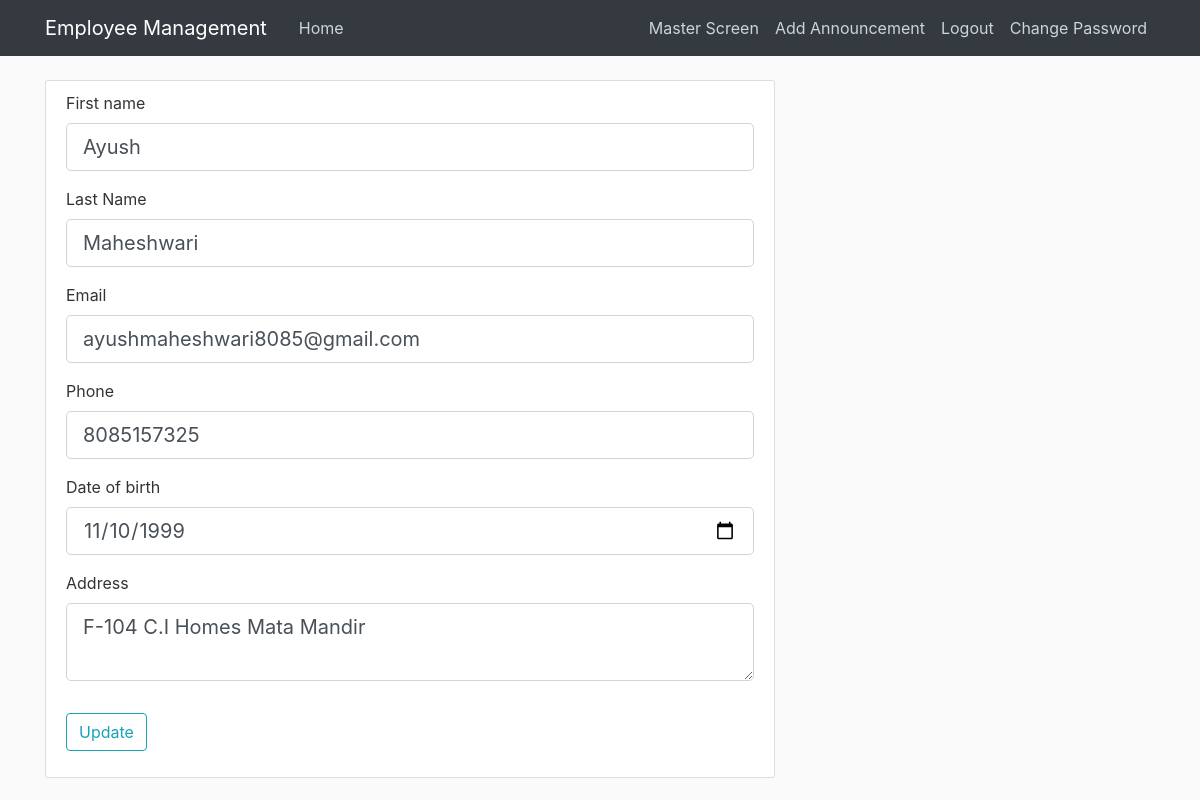
The app's page /employee/6/update (signed in) with its own data.
### employeemanagement/models.py (models this page shows, shortened)
class Employee(db.Model, UserMixin):
    id = db.Column(db.Integer, primary_key=True)
    FirstName = db.Column(db.String(20), nullable=False)
    LastName = db.Column(db.String(20), nullable=False)
    email = db.Column(db.String(120), unique=True, nullable=False)
    phone = db.Column(db.Integer, nullable=False)
    dob = db.Column(db.Date, nullable=False)
    address = db.Column(db.Text, nullable=False)
    isAdmin = db.Column(db.Boolean, nullable=False, default=False)
    password = db.Column(db.String(60), nullable=False)

### employeemanagement/routes.py (the view)
@app.route("/employee/<int:employee_id>/update", methods = ['GET', 'POST'])
@login_required
def update_employee(employee_id):
    if current_user.id != employee_id and current_user.isAdmin == False:
        flash("you don't have permission to access this page", 'warning')
        logout_user()
    employee = Employee.query.get_or_404(employee_id)
    form = UpdateForm()
    if form.validate_on_submit():
        employee.FirstName = form.FirstName.data
        employee.LastName = form.LastName.data
        if employee.email == form.email.data:
            employee.email = form.email.data
        else:
            user = Employee.query.filter_by(email=form.email.data).first()
            if user:
                flash("email already taken, Please enter different email id", 'danger')
                return redirect(url_for('update_employee',employee_id=employee_id))
            else:
                employee.email = form.email.data
        employee.phone = form.phone.data
        employee.dob = form.dob.data
        employee.address = form.address.data
        db.session.commit()
        flash("your details has been updated", 'success')
        if current_user.isAdmin:
            return redirect(url_for('master'))
        else:
            return redirect(url_for('details'))
    elif request.method == 'GET':
        form.FirstName.data = employee.FirstName
        form.LastName.data = employee.LastName
        form.email.data = employee.email
        form.phone.data = employee.phone
        form.dob.data = employee.dob
        form.address.data = employee.address
    return render_template('employee_detail.html', form=form)

### employeemanagement/forms.py
class UpdateForm(FlaskForm):
    FirstName = StringField('First name', validators=[DataRequired(), Length(min=2, max=20)])
    LastName = StringField('Last Name', validators=[DataRequired(), Length(min=2, max=20)])
    email = EmailField('Email', validators=[DataRequired(), Email()])
    phone = IntegerField('Phone', validators=[DataRequired()])
    dob = DateField('Date of birth', validators=[DataRequired()])
    address = TextAreaField('Address', validators=[DataRequired()])
    submit = SubmitField('Update')

### employeemanagement/models.py (called while the page is built)
@login_manager.user_loader
def load_user(user_id):
    return Employee.query.get(int(user_id))

### employeemanagement/templates/employee_detail.html (shortened to what this page needs)
{% extends "layout.html" %}
{% block content %}
    <div class="content-section">
        <form method="POST" action="">
            <fieldset class="form-group">
                <div class="form-group">
                    {{ form.FirstName.label(class="form-control-label") }}
                    {% if form.FirstName.errors %}
                        {{ form.FirstName(class="form-control form-control-lg is-invalid") }}
                        <div class="invalid-feedback">
                            {% for error in form.FirstName.errors %}
                                <span> {{ error }} </span>
                            {% endfor %}
                        </div>
                    {% else %}
                        {{ form.FirstName(class="form-control form-control-lg") }}
                    {% endif %}
                </div>
                <div class="form-group">
                    {{ form.LastName.label(class="form-control-label") }}
                    {% if form.LastName.errors %}
                        {{ form.LastName(class="form-control form-control-lg is-invalid") }}
                        <div class="invalid-feedback">
                            {% for error in form.LastName.errors %}
                                <span> {{ error }} </span>
                            {% endfor %}
                        </div>
                    {% else %}
                        {{ form.LastName(class="form-control form-control-lg") }}
                    {% endif %}
                </div>
                <div class="form-group">
                    {{ form.email.label(class="form-control-label") }}
                    {% if form.email.errors %}
                        {{ form.email(class="form-control form-control-lg is-invalid") }}
                        <div class="invalid-feedback">
                            {% for error in form.email.errors %}
                                <span> {{ error }} </span>
                            {% endfor %}
                        </div>
                    {% else %}
                        {{ form.email(class="form-control form-control-lg") }}
                    {% endif %}
                </div>
                <div class="form-group">
                    {{ form.phone.label(class="form-control-label") }}
                    {% if form.phone.errors %}
                        {{ form.phone(class="form-control form-control-lg is-invalid") }}
                        <div class="invalid-feedback">
                            {% for error in form.phone.errors %}
                                <span> {{ error }} </span>
                            {% endfor %}
                        </div>
                    {% else %}
                        {{ form.phone(class="form-control form-control-lg") }}
                    {% endif %}
                </div>
                <div class="form-group">
                    {{ form.dob.label(class="form-control-label") }}
                    {% if form.dob.errors %}
                        {{ form.dob(class="form-control form-control-lg is-invalid") }}
                        <div class="invalid-feedback">
                            {% for error in form.dob.errors %}
                                <span> {{ error }} </span>
                            {% endfor %}
                        </div>
                    {% else %}
                        {{ form.dob(class="form-control form-control-lg") }}
                    {% endif %}
                </div>
                <div class="form-group">
                    {{ form.address.label(class="form-control-label") }}
                    {% if form.address.errors %}
                        {{ form.address(class="form-control form-control-lg is-invalid") }}
                        <div class="invalid-feedback">
                            {% for error in form.address.errors %}
                                <span> {{ error }} </span>
                            {% endfor %}
                        </div>
                    {% else %}
                        {{ form.address(class="form-control form-control-lg") }}
                    {% endif %}
                </div>
            </fieldset>
            <div class="form-group">
                    {{ form.submit(class="btn btn-outline-info")}}
            </div>
        </form>
    </div>
{% endblock content %}

### employeemanagement/static/main.css (style rules this page uses)
body { background: #fafafa; color: #333333; margin-top: 5rem; }
.content-section { background: #ffffff; padding: 10px 20px; border: 1px solid #dddddd; border-radius: 3px; margin-bottom: 20px; }

### records on screen
Employee: FirstName "Ayush", LastName "Maheshwari", email "ayushmaheshwari8085@gmail.com", phone "8085157325", dob "11/10/1999", address "F-104 C.I Homes Mata Mandir"
